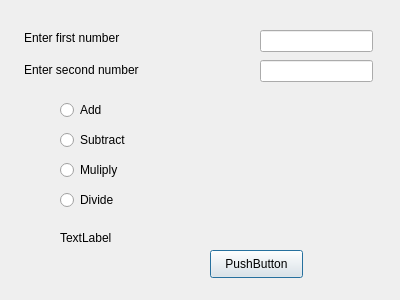
<?xml version="1.0" encoding="UTF-8"?>
<ui version="4.0">
 <class>Dialog</class>
 <widget class="QDialog" name="Dialog">
  <property name="geometry">
   <rect>
    <x>0</x>
    <y>0</y>
    <width>400</width>
    <height>300</height>
   </rect>
  </property>
  <property name="windowTitle">
   <string>Dialog</string>
  </property>
  <widget class="QLabel" name="labelFirstNumber">
   <property name="geometry">
    <rect>
     <x>24</x>
     <y>30</y>
     <width>121</width>
     <height>16</height>
    </rect>
   </property>
   <property name="text">
    <string>Enter first number</string>
   </property>
  </widget>
  <widget class="QLabel" name="labelSecondNumber">
   <property name="geometry">
    <rect>
     <x>24</x>
     <y>60</y>
     <width>131</width>
     <height>20</height>
    </rect>
   </property>
   <property name="text">
    <string>Enter second number</string>
   </property>
  </widget>
  <widget class="QLabel" name="labelResult">
   <property name="geometry">
    <rect>
     <x>60</x>
     <y>230</y>
     <width>55</width>
     <height>16</height>
    </rect>
   </property>
   <property name="text">
    <string>TextLabel</string>
   </property>
  </widget>
  <widget class="QLineEdit" name="lineFirstNumber">
   <property name="geometry">
    <rect>
     <x>260</x>
     <y>30</y>
     <width>113</width>
     <height>22</height>
    </rect>
   </property>
  </widget>
  <widget class="QLineEdit" name="lineSecondNumber">
   <property name="geometry">
    <rect>
     <x>260</x>
     <y>60</y>
     <width>113</width>
     <height>22</height>
    </rect>
   </property>
  </widget>
  <widget class="QRadioButton" name="radioAdd">
   <property name="geometry">
    <rect>
     <x>60</x>
     <y>100</y>
     <width>95</width>
     <height>20</height>
    </rect>
   </property>
   <property name="text">
    <string>Add</string>
   </property>
  </widget>
  <widget class="QRadioButton" name="radioSubtract">
   <property name="geometry">
    <rect>
     <x>60</x>
     <y>130</y>
     <width>95</width>
     <height>20</height>
    </rect>
   </property>
   <property name="text">
    <string>Subtract</string>
   </property>
  </widget>
  <widget class="QRadioButton" name="radioMultiply">
   <property name="geometry">
    <rect>
     <x>60</x>
     <y>160</y>
     <width>95</width>
     <height>20</height>
    </rect>
   </property>
   <property name="text">
    <string>Muliply</string>
   </property>
  </widget>
  <widget class="QRadioButton" name="radioDivide">
   <property name="geometry">
    <rect>
     <x>60</x>
     <y>190</y>
     <width>95</width>
     <height>20</height>
    </rect>
   </property>
   <property name="text">
    <string>Divide</string>
   </property>
  </widget>
  <widget class="QPushButton" name="ComputeButton">
   <property name="geometry">
    <rect>
     <x>210</x>
     <y>250</y>
     <width>93</width>
     <height>28</height>
    </rect>
   </property>
   <property name="text">
    <string>PushButton</string>
   </property>
  </widget>
 </widget>
 <resources/>
 <connections/>
</ui>
